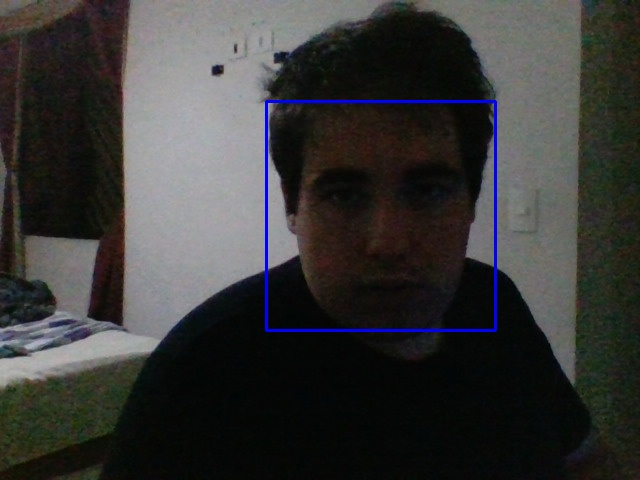
#> input picture source/faces/analyzing/imagem_capturada.jpg, 640 x 480 px
$ python picture_analyze.py
#> lines starting #> are read from the running program, lines starting #| are printed output that depends on the picture; after the words box and inside, x2 and y2 are one past the last pixel; in counts of white or black regions, pixels touching at a corner belong together
import cv2


def analisa_rosto(image_path):
    # Carregar o classificador em cascata para detecção de rostos
#> called with image_path = 'faces/analyzing/imagem_capturada.jpg'
    face_cascade = cv2.CascadeClassifier('models/haarcascade_frontalface_default.xml')

    # Carregar a imagem
    image = cv2.imread(image_path)
#> image is the input picture: shape (480, 640, 3); mean B, G, R 55.3, 56.2, 56.4
    gray = cv2.cvtColor(image, cv2.COLOR_BGR2GRAY)
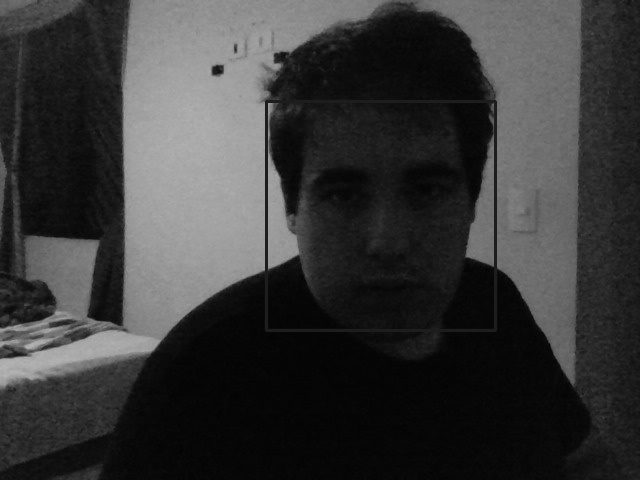
#> gray: shape (480, 640); min 2, max 181, mean 56.1

    # Detectar rostos na imagem
    faces = face_cascade.detectMultiScale(gray, scaleFactor=1.1, minNeighbors=5)
#> faces = [[266, 103, 226, 226]]

    if len(faces) == 0:
        print("Nenhum rosto detectado.")
        return
    else:
        # Desenhar retângulos ao redor dos rostos detectados
        for (x, y, w, h) in faces:
            cv2.rectangle(image, (x, y), (x + w, y + h), (255, 0, 0), 2)
#> this loop made 1 pass
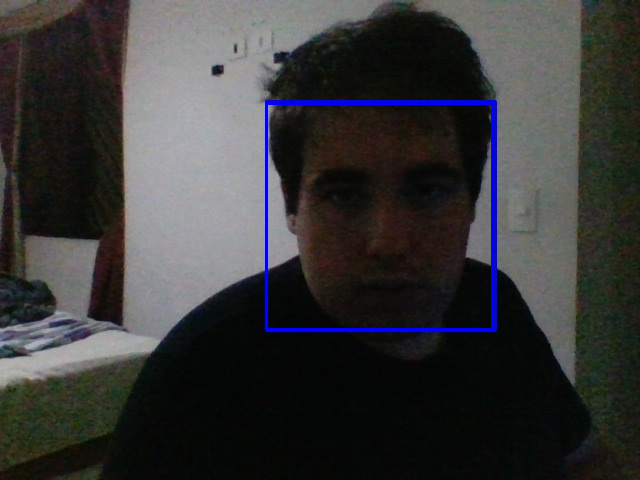
#> image: shape (480, 640, 3); 0.88% of pixels changed, all inside (x1, y1, x2, y2) = (265, 102, 494, 331)

        # Mostrar a imagem com os rostos detectados
        # cv2.imshow('faces Detectados', image)
        # cv2.waitKey(0)
        # cv2.destroyAllWindows()


# Exemplo de uso
analisa_rosto('faces/analyzing/imagem_capturada.jpg')
